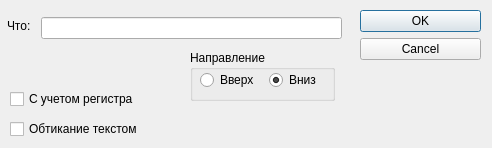
<?xml version="1.0" encoding="UTF-8"?>
<ui version="4.0">
 <class>SearchDialog</class>
 <widget class="QDialog" name="SearchDialog">
  <property name="enabled">
   <bool>true</bool>
  </property>
  <property name="geometry">
   <rect>
    <x>0</x>
    <y>0</y>
    <width>492</width>
    <height>148</height>
   </rect>
  </property>
  <property name="sizePolicy">
   <sizepolicy hsizetype="Fixed" vsizetype="Fixed">
    <horstretch>0</horstretch>
    <verstretch>0</verstretch>
   </sizepolicy>
  </property>
  <property name="windowTitle">
   <string>Найти</string>
  </property>
  <widget class="QLineEdit" name="lineEdit">
   <property name="geometry">
    <rect>
     <x>41</x>
     <y>17</y>
     <width>301</width>
     <height>22</height>
    </rect>
   </property>
  </widget>
  <widget class="QLabel" name="label">
   <property name="geometry">
    <rect>
     <x>7</x>
     <y>0</y>
     <width>31</width>
     <height>51</height>
    </rect>
   </property>
   <property name="sizePolicy">
    <sizepolicy hsizetype="Minimum" vsizetype="Minimum">
     <horstretch>0</horstretch>
     <verstretch>0</verstretch>
    </sizepolicy>
   </property>
   <property name="text">
    <string>Что:</string>
   </property>
  </widget>
  <widget class="QGroupBox" name="groupBox">
   <property name="geometry">
    <rect>
     <x>190</x>
     <y>50</y>
     <width>145</width>
     <height>51</height>
    </rect>
   </property>
   <property name="title">
    <string>Направление</string>
   </property>
   <widget class="QWidget" name="horizontalLayoutWidget">
    <property name="geometry">
     <rect>
      <x>0</x>
      <y>10</y>
      <width>145</width>
      <height>41</height>
     </rect>
    </property>
    <layout class="QHBoxLayout" name="horizontalLayout_2">
     <property name="spacing">
      <number>10</number>
     </property>
     <property name="leftMargin">
      <number>10</number>
     </property>
     <property name="rightMargin">
      <number>10</number>
     </property>
     <item>
      <widget class="QRadioButton" name="radioButton">
       <property name="text">
        <string>Вверх</string>
       </property>
      </widget>
     </item>
     <item>
      <widget class="QRadioButton" name="radioButton_2">
       <property name="enabled">
        <bool>true</bool>
       </property>
       <property name="text">
        <string>Вниз</string>
       </property>
       <property name="checked">
        <bool>true</bool>
       </property>
      </widget>
     </item>
    </layout>
   </widget>
  </widget>
  <widget class="QWidget" name="verticalLayoutWidget_2">
   <property name="geometry">
    <rect>
     <x>0</x>
     <y>79</y>
     <width>161</width>
     <height>71</height>
    </rect>
   </property>
   <layout class="QVBoxLayout" name="verticalLayout_3">
    <property name="spacing">
     <number>10</number>
    </property>
    <property name="leftMargin">
     <number>10</number>
    </property>
    <property name="topMargin">
     <number>10</number>
    </property>
    <property name="rightMargin">
     <number>10</number>
    </property>
    <property name="bottomMargin">
     <number>10</number>
    </property>
    <item>
     <widget class="QCheckBox" name="checkBox">
      <property name="text">
       <string>С учетом регистра</string>
      </property>
     </widget>
    </item>
    <item>
     <widget class="QCheckBox" name="checkBox_2">
      <property name="text">
       <string>Обтикание текстом</string>
      </property>
     </widget>
    </item>
   </layout>
  </widget>
  <widget class="QDialogButtonBox" name="buttonBox">
   <property name="geometry">
    <rect>
     <x>360</x>
     <y>10</y>
     <width>121</width>
     <height>51</height>
    </rect>
   </property>
   <property name="orientation">
    <enum>Qt::Vertical</enum>
   </property>
   <property name="standardButtons">
    <set>QDialogButtonBox::Cancel|QDialogButtonBox::Ok</set>
   </property>
  </widget>
 </widget>
 <resources/>
 <connections/>
</ui>
